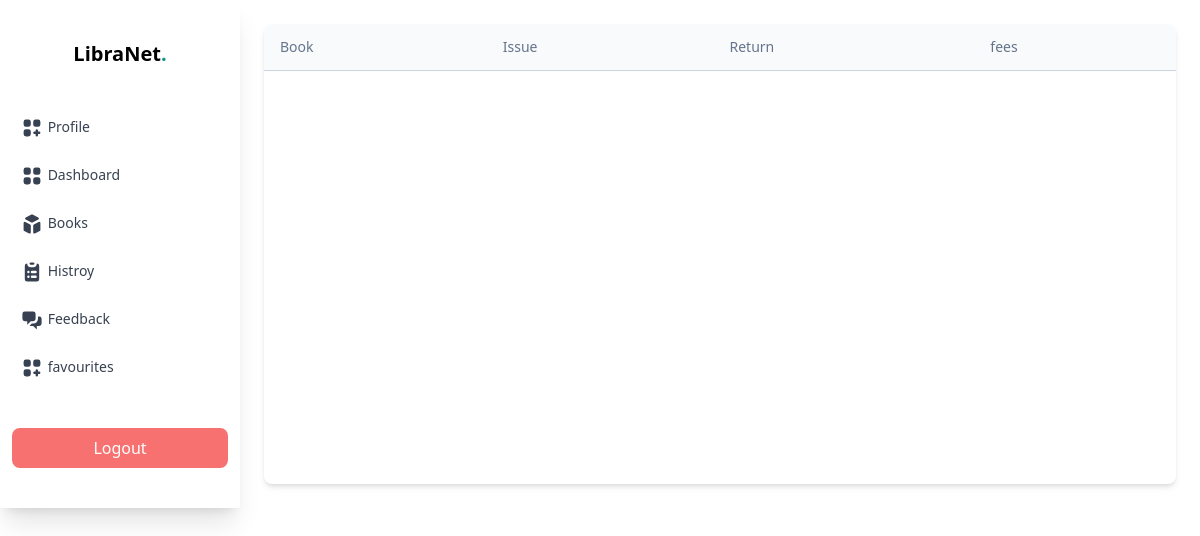
Page /student_history/ (signed in) on the earlier database version.
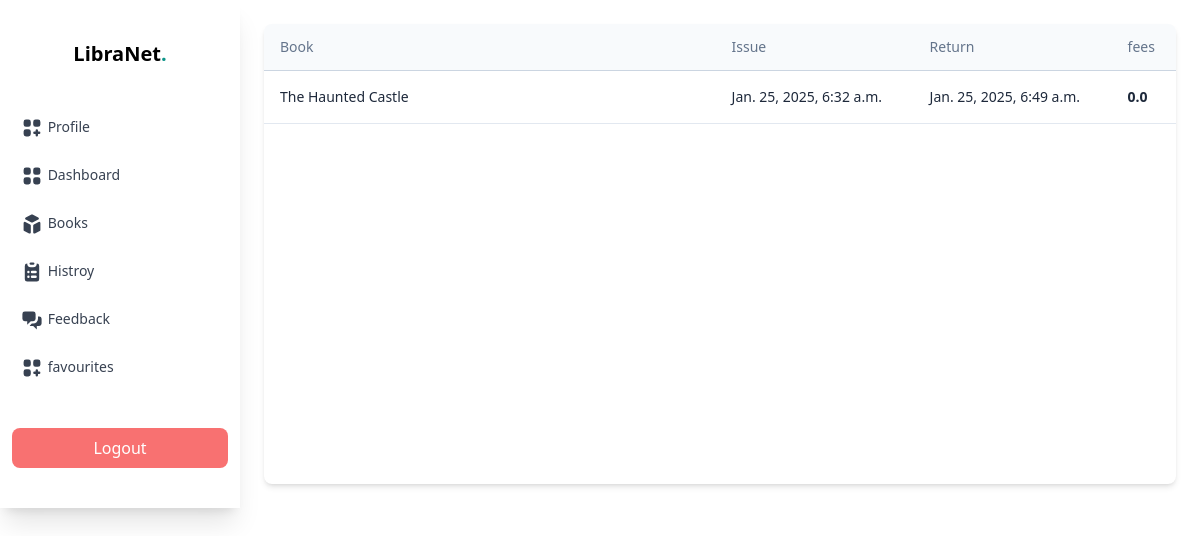
Same page on the later database version.
### users/models.py (models this page shows, shortened)
class BorrowRecord(models.Model):
    record_id = models.UUIDField(primary_key=True, editable=False, default=uuid.uuid4)
    student = models.ForeignKey(Student, on_delete=models.CASCADE)
    book = models.ForeignKey(Book, on_delete=models.CASCADE)
    borrow_date = models.DateTimeField(default=now)
    return_date = models.DateTimeField(default=date_estimation)
    returned = models.BooleanField(default=False)
    late_fees = models.FloatField(default=0.0)

class Book(models.Model):
    title = models.CharField(max_length=255)
    author = models.CharField(max_length=255)
    isbn = models.CharField(max_length=14, unique=True)
    book_cover_image = models.ImageField(upload_to='book_covers/', null=True, blank=True)
    total_copies = models.PositiveIntegerField()
    available_copies = models.PositiveIntegerField()

### users/decorators.py (the view)
        @login_required
        def _wrapped_view(request, *args, **kwargs):
            if not request.user.groups.filter(name=group_name).exists():
                return HttpResponseForbidden("You do not have permission to access this page.")
            return view_func(request, *args, **kwargs)

### users/views.py (called while the page is built)
def get_student(request):
    social_account = SocialAccount.objects.get(user=request.user, provider='google')
    google_uid = social_account.uid
    student = get_object_or_404(Student, student_uid=google_uid)
    return student

@group_required('Student')
def student_history(request):
    student = get_student(request)
    records = BorrowRecord.objects.filter(student=student, returned = True).order_by('-return_date')
    return render(request, 'student_history.html', {'records' : records})

### users/templates/student_history.html
{% extends 'student_layout.html' %}
{% block content %}
<div class="p-6 w-full h-[100vh] overflow-y-scroll">
    <div class="relative flex flex-col w-full h-full overflow-scroll text-gray-700 bg-white shadow-md rounded-lg bg-clip-border ">
      <table class="w-full text-left table-auto min-w-max overflow-scroll">
        <thead>
          <tr>
            <th class="p-4 border-b border-slate-300 bg-slate-50">
              <p class="block text-sm font-normal leading-none text-slate-500">
                Book
              </p>
            </th>
            <th class="p-4 border-b border-slate-300 bg-slate-50">
              <p class="block text-sm font-normal leading-none text-slate-500">
                Issue
              </p>
            </th>
            <th class="p-4 border-b border-slate-300 bg-slate-50">
              <p class="block text-sm font-normal leading-none text-slate-500">
                Return
              </p>
            </th>
            <th class="p-4 border-b border-slate-300 bg-slate-50">
              <p class="block text-sm font-normal leading-none text-slate-500">
                fees
              </p>
            </th>
          </tr>
        </thead>
        <tbody>
          {% for record in records %}
          <tr class="hover:bg-slate-50">
            <td class="p-4 border-b border-slate-200">
              <p class="block text-sm w-96 text-slate-800">
                 {{ record.book.title }}
              </p>
            </td>
            <td class="p-4 border-b border-slate-200">
              <p class="block text-sm text-slate-800">
                {{ record.borrow_date }}
              </p>
            </td>
            <td class="p-4 border-b border-slate-200">
              <p class="block text-sm text-slate-800">
                {{ record.return_date }}
              </p>
            </td>
            <td class="p-4 border-b border-slate-200">
              <a href="#" class="block text-sm font-semibold text-slate-800">
                {{ record.late_fees }}
              </a>
            </td>
          </tr>
          {% endfor %}
        </tbody>
      </table>
    </div>
  </div>
{% endblock %}

Differences in the rows shown:
now on this page (row edited): BorrowRecord: book "The Haunted Castle", borrow_date "Jan. 25, 2025, 6:32 a.m.", return_date "Jan. 25, 2025, 6:49 a.m.", late_fees "0.0"
